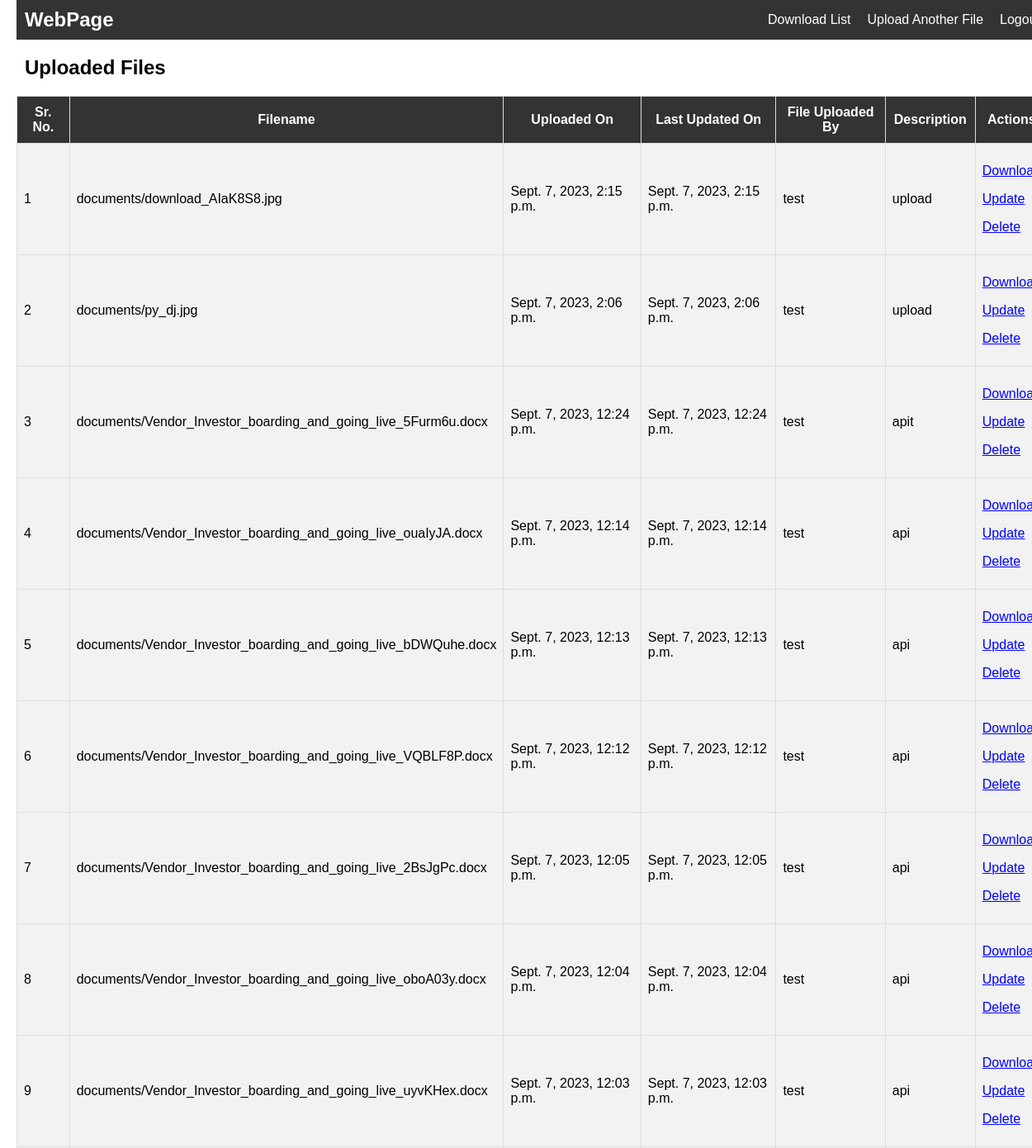
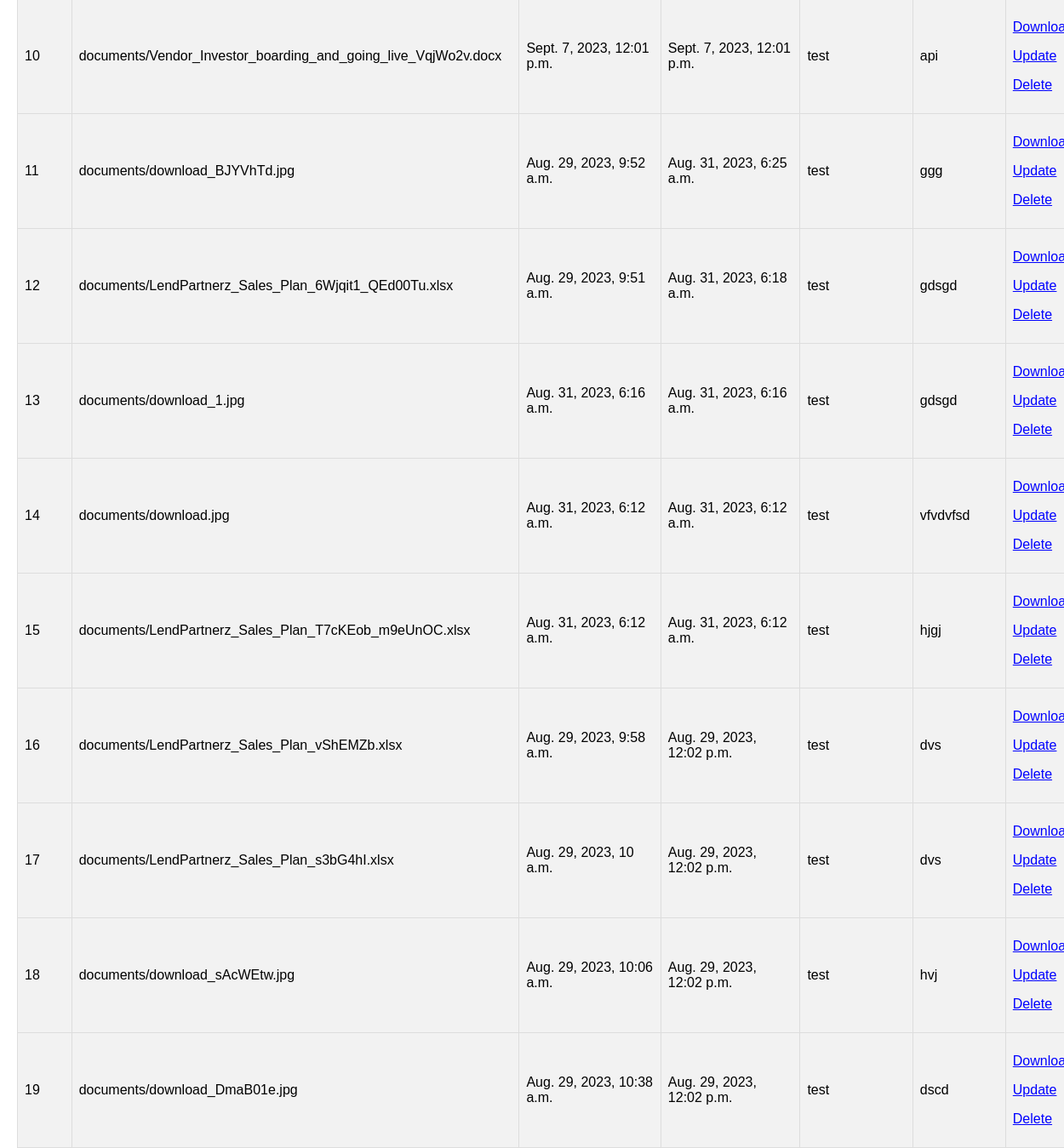
The page /files/ (signed in) on the database as committed earlier (2 pictures, top to bottom).
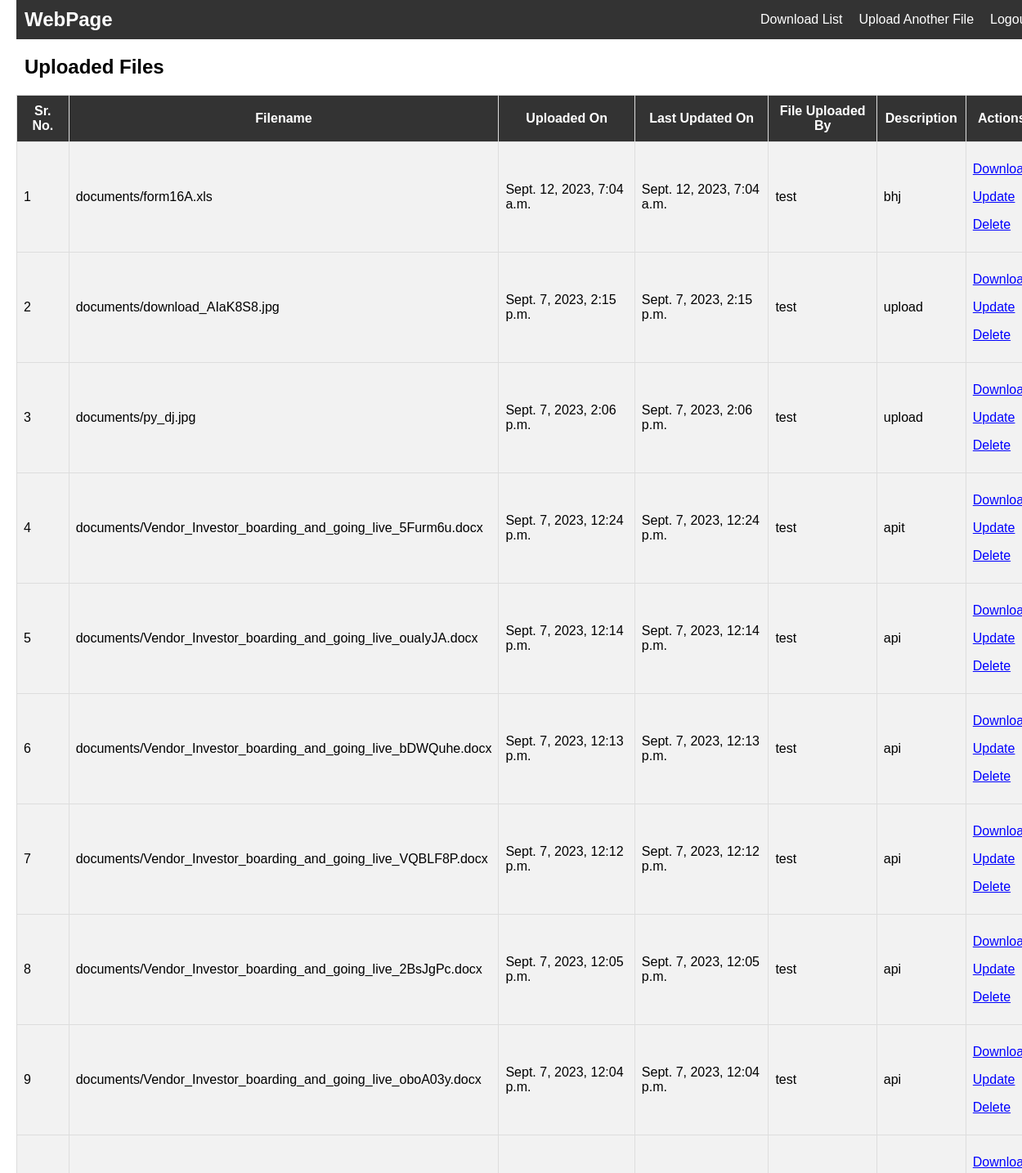
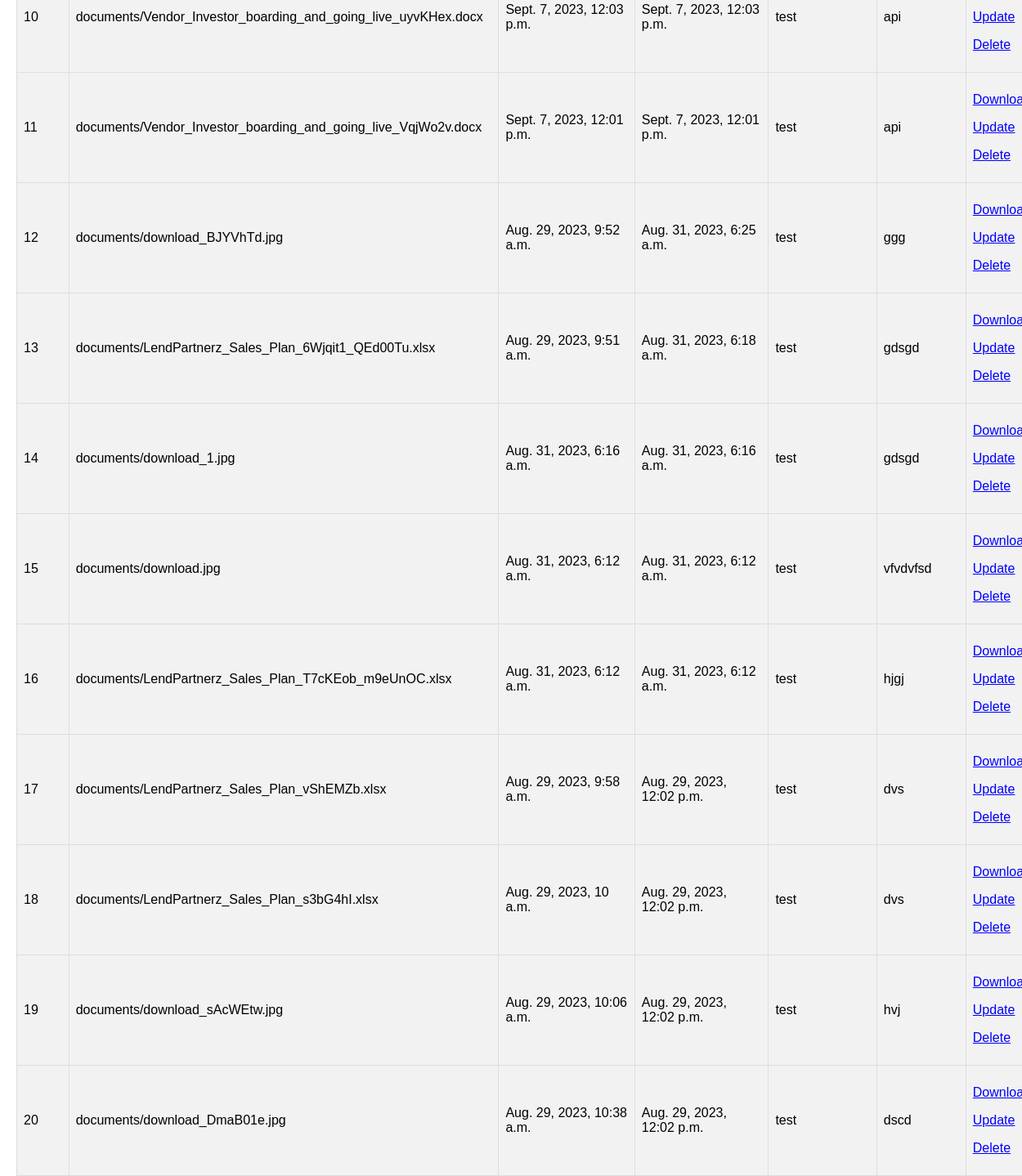
The same page on the database as committed later (2 pictures, top to bottom).
### home/models.py (models this page shows, shortened)
class Documents(models.Model):
   user = models.ForeignKey(User, on_delete=models.CASCADE)
   description = models.TextField()
   upload_date = models.DateTimeField(auto_now_add=True)
   update_date = models.DateTimeField(auto_now=True)
   file = models.FileField(upload_to='documents/')

### home/views.py (the view)
# urls.py: path('files/', views.file_list, name='file_list'),
def file_list(r):
    files = Documents.objects.filter(user=r.user).order_by('-update_date')
    return render(r, 'file_list.html', {'files': files})

### templates/file_list.html (shortened to what this page needs)
<!DOCTYPE html>
<html>
<head>
</head>
<body>
    <nav>
        <span>WebPage</span>
        <ul>
            <li><a href="{% url 'dowload_csv' %}">Download List</a></li>
            <li><a href="{% url 'upload' %}">Upload Another File</a></li>
            <li><a href="{% url 'logout' %}">Logout</a></li>
        </ul>
    </nav>
    <h2>Uploaded Files</h2>
    <table>
        <tr>
            <th>Sr. No.</th>
            <th>Filename</th>
            <th>Uploaded On</th>
            <th>Last Updated On</th>
            <th>File Uploaded By</th>
            <th>Description</th>
            <th>Actions</th>
        </tr>
        {% for file in files %}
        <tr>
            <td>{{ forloop.counter }}</td>
            <td>{{ file.file.name }}</td>
            <td>{{ file.upload_date }}</td>
            <td>{{ file.update_date }}</td>
            <td>{{ file.user.username }}</td>
            <td>{{ file.description }}</td>
            <td><p><a href="{{ file.file.url }}" download>Download</a></p>
                {% if request.user == file.user %}
                <p><a href="{% url 'update_file' file.id %}" class="btn btn-primary">Update</a></p>
                <p><a href="{% url 'delete_file' file.id %}" class="btn btn-danger">Delete</a></p>
                {% endif %}
            </td>
        </tr>
        {% endfor %}
    </table>
</body>
</html>

Rows that differ between the two databases and show on the page:
added Documents: file.name "documents/form16A.xls", upload_date "Sept. 12, 2023, 7:04 a.m.", update_date "Sept. 12, 2023, 7:04 a.m.", user.username "test", description "bhj", shows "Update"
